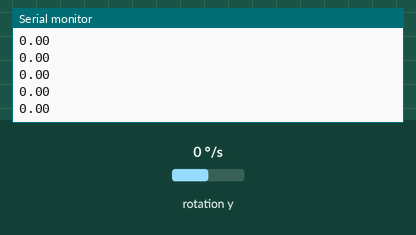
Recording of a sketch running on a simulated Arduino Uno, built with avr-gcc and run on an emulated ATmega328P. Shown: the last lines printed to the serial monitor. Inputs (shaded band) come from the test bench; at power-on: rotation y 0 °/s.

Above: at 1.2 s.
1.3 s: rotation y set to -192 °/s
At 2.0 s:
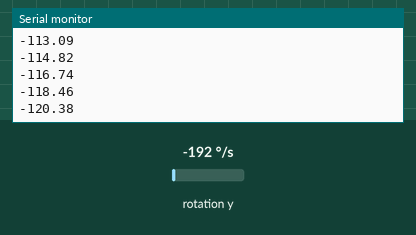
2.8 s: rotation y set to -100 °/s
At 3.3 s:
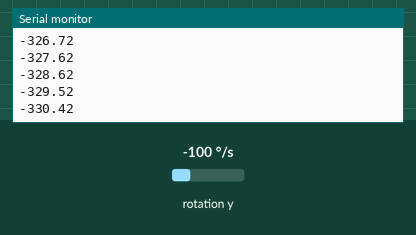
Timing chart, 0 to 5.8 s (numbered marks = the images above; inputs shaded):
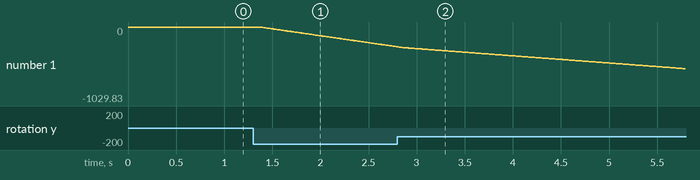

The sketch:

imu_gyro_angle.ino
```cpp
#include "Wire.h"
#include "I2Cdev.h"
#include "MPU6050.h"

MPU6050 mpu;

int16_t gyroY, gyroRate;
float gyroAngle=0;
unsigned long currTime, prevTime=0, loopTime;

void setup() {
  mpu.initialize();
  Serial.begin(9600);
  mpu.setXAccelOffset(-4899);
  mpu.setYAccelOffset(-1674);
  mpu.setZAccelOffset(1484);
  mpu.setXGyroOffset(68);
  mpu.setYGyroOffset(-34);
  mpu.setZGyroOffset(15);
}

void loop() {
  currTime = millis();
  loopTime = currTime - prevTime;
  prevTime = currTime;

  gyroY = mpu.getRotationY();
  gyroRate = map(gyroY, -32768, 32767, -250, 250);
  gyroAngle = gyroAngle + (float)gyroRate*loopTime/1000;

  Serial.println(gyroAngle);
  //face down = 90 deg
  //face up = -90 deg
  //balanced = 0 deg
}
```

Measured:
- after the input at 1.3 s, the serial monitor: prints a new line after 0.07 s (image 1)
- plotted number 1: 0 → -274.75 after the input at 1.3 s
